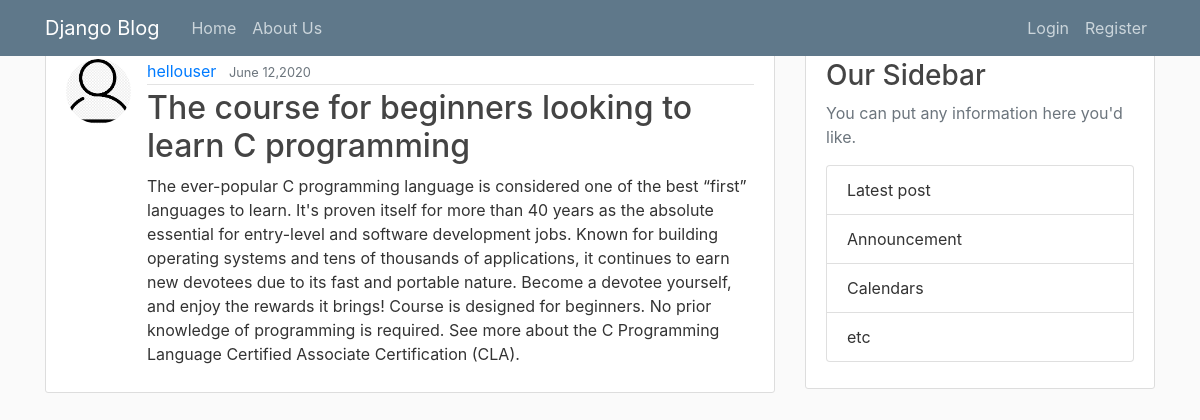
The page /post/5 on the database its author committed.
### myApp/models.py (models this page shows, shortened)
class Post(models.Model):
	title = models.CharField(max_length=100)
	content = models.TextField()
	dateposted = models.DateTimeField(default=timezone.now)
	author= models.ForeignKey(User, on_delete=models.CASCADE)

### users/models.py (models this page shows, shortened)
class Profile(models.Model):
	user = models.OneToOneField(User, on_delete= models.CASCADE)
	image = models.ImageField(default='default.png', upload_to='profile_pics')

### myApp/views.py (the view)
# urls.py: path('post/<int:pk>', PostDetailView.as_view(), name='post-detail'),
class PostDetailView(DetailView):
	model = Post

### myApp/templates/myApp/post_detail.html (shortened to what this page needs)
{% extends "myApp/base.html" %}
{% block content %}
		<article class="media content-section">
			<img class="rounded-circle article-img" src="{{post.author.profile.image.url}}">
			<div class="media-body">
				<div class="article-metadata">
					<a class="mr-2" href="{% url 'user-posts' object.author.username %}">{{ object.author }}</a>
					<small class="text-muted">{{ object.dateposted | date:'F d,Y'}}</small>
				</div>
				<h2 class="article-title">{{ object.title }}</h2>
				<p class="article-content">{{ object.content }}</p>
			</div>
		</article>
{% endblock content %}

### myApp/static/myApp/main.css (style rules this page uses)
body { background: #fafafa; color: #333333; margin-top:3rem; }
h1,h2,h3,h4,h5,h5 { color: #444444; }
.content-section { background: #ffffff; padding: 10px 20px; border: 1px solid #dddddd; border-radius: 3px; margin-bottom: 20px; }
.article-title { color: #444444; }
.article-content { white-space: pre-line; }
.article-img { height: 65px; width: 65px; margin-right: 16px; }
.article-metadata { padding-bottom: 1px; margin-bottom: 4px; border-bottom: 1px solid #e3e3e3; }

### rows shown on the page
Post: author.profile.image (placeholder picture), author "hellouser", dateposted "June 12,2020", title "The course for beginners looking to learn C programming", content "The ever-popular C programming language is considered one of the best “first” languages to learn. It's proven itself for more than 40 years as the absolute essential for entry-level and software development jobs. Known for building operating systems and tens of thousands of applications, it continues to earn new devotees due to its fast and portable nature. Become a devotee yourself, and enjoy the rewards it brings! Course is designed for beginners. No prior knowledge of programming is required. See more about the C Programming Language Certified Associate Certification (CLA)."
